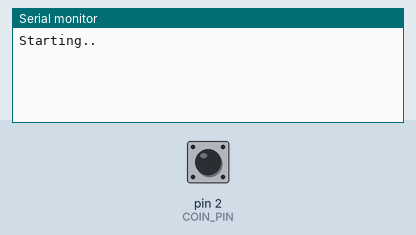
Bench run of a sketch on a simulated Arduino Uno, built with avr-gcc and run on an emulated ATmega328P. On the bench: the last lines printed to the serial monitor. The inputs (shaded band) are chosen by the test bench; at power-on: pin 2 (COIN_PIN) HIGH.

Above: at 1.2 s.
1.3 s: pin 2 (COIN_PIN) pulled LOW for 0.15 s
At 2.5 s:
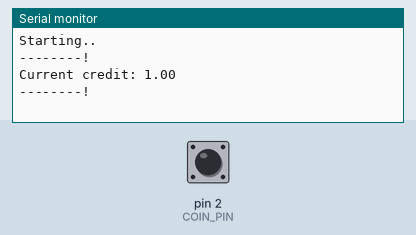
2.9 s: pin 2 (COIN_PIN) pulled LOW for 1 s
At 3.7 s:
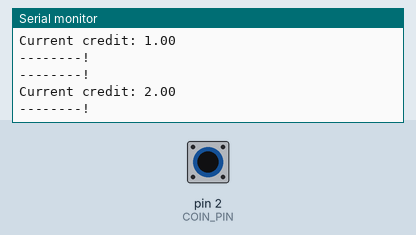
5.4 s: pin 2 (COIN_PIN) pulled LOW for 0.15 s
At 6.8 s:
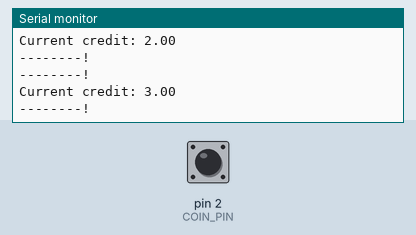

The sketch:

coin-acceptor-interrupt.ino
```cpp
#define COIN_PIN 2

float current_credit = 0.0f;

void setup() {
  Serial.begin(9600);

  pinMode(COIN_PIN, INPUT_PULLUP);

  attachInterrupt(digitalPinToInterrupt(COIN_PIN), coin_received, FALLING);

  Serial.println("Starting..");
}

void loop() {

}

void coin_received() {
  current_credit += 1.0;
  Serial.println("--------!");
  Serial.print("Current credit: ");
  Serial.println(current_credit);
  Serial.println("--------!");
}
```

Measured:
- after the input at 1.3 s, the serial monitor: prints a new line at once (image 1)
- after the input at 2.9 s, the serial monitor: prints a new line at once (image 2)
- after the input at 5.4 s, the serial monitor: prints a new line at once (image 3)
